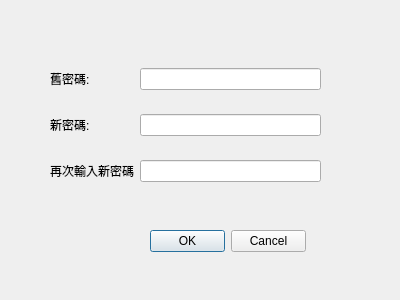
<?xml version="1.0" encoding="UTF-8"?>
<ui version="4.0">
 <class>passwd_modify</class>
 <widget class="QWidget" name="passwd_modify">
  <property name="geometry">
   <rect>
    <x>0</x>
    <y>0</y>
    <width>400</width>
    <height>300</height>
   </rect>
  </property>
  <property name="windowTitle">
   <string>Form</string>
  </property>
  <widget class="QWidget" name="gridLayoutWidget">
   <property name="geometry">
    <rect>
     <x>50</x>
     <y>50</y>
     <width>271</width>
     <height>151</height>
    </rect>
   </property>
   <layout class="QGridLayout" name="gridLayout">
    <item row="0" column="0">
     <widget class="QLabel" name="label">
      <property name="text">
       <string>舊密碼:</string>
      </property>
     </widget>
    </item>
    <item row="0" column="1">
     <widget class="QLineEdit" name="lineEdit">
      <property name="echoMode">
       <enum>QLineEdit::Password</enum>
      </property>
     </widget>
    </item>
    <item row="1" column="1">
     <widget class="QLineEdit" name="lineEdit_2">
      <property name="echoMode">
       <enum>QLineEdit::Password</enum>
      </property>
     </widget>
    </item>
    <item row="1" column="0">
     <widget class="QLabel" name="label_2">
      <property name="text">
       <string>新密碼:</string>
      </property>
     </widget>
    </item>
    <item row="2" column="0">
     <widget class="QLabel" name="label_3">
      <property name="text">
       <string>再次輸入新密碼</string>
      </property>
     </widget>
    </item>
    <item row="2" column="1">
     <widget class="QLineEdit" name="lineEdit_3">
      <property name="echoMode">
       <enum>QLineEdit::Password</enum>
      </property>
     </widget>
    </item>
   </layout>
  </widget>
  <widget class="QDialogButtonBox" name="buttonBox">
   <property name="geometry">
    <rect>
     <x>150</x>
     <y>230</y>
     <width>156</width>
     <height>23</height>
    </rect>
   </property>
   <property name="standardButtons">
    <set>QDialogButtonBox::Cancel|QDialogButtonBox::Ok</set>
   </property>
  </widget>
 </widget>
 <resources/>
 <connections/>
</ui>
